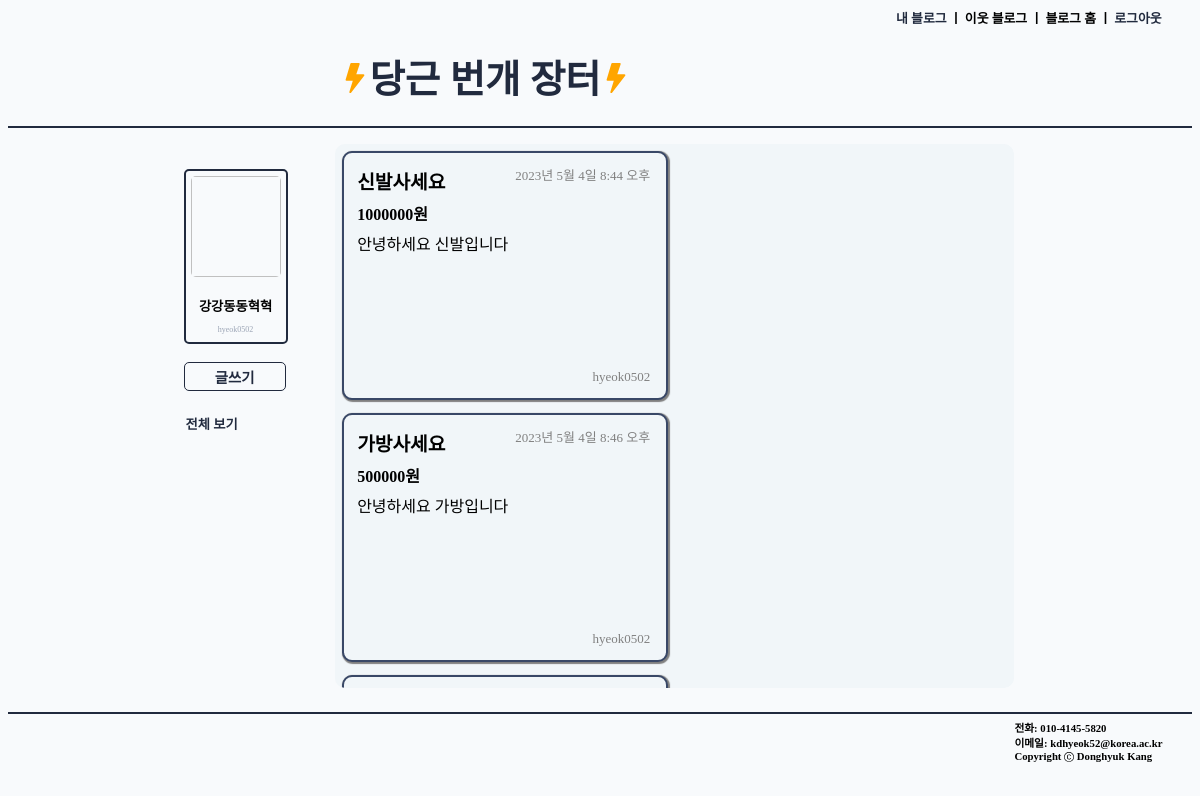
Screenshot of /blog/ (signed in) with the database file from the repository.
### accounts/models.py (models this page shows)
class Profile(models.Model):
    user = models.OneToOneField(User, on_delete=models.CASCADE)
    realname = models.TextField(max_length=10, default = '')
    nickname = models.TextField(max_length=10, default = '')
    age	= models.PositiveIntegerField(help_text="User Age", blank=True, null=True)

### blog/models.py (models this page shows, shortened)
class Post(models.Model):
    author = models.ForeignKey(User, on_delete=models.CASCADE, related_name="my_post", default='')
    date = models.DateTimeField(auto_now_add=True)
    title = models.CharField(max_length=100)
    content = models.TextField()
    cost = models.IntegerField()

### blog/views.py (the view)
# urls.py: path('', views.home, name='home'),
@login_required(login_url='/accounts/login/')
def home(request):
    posts = Post.objects.all()
    return render(request, 'blog/home.html', {'posts': posts})

### blog/templates/blog/home.html
{% extends 'blog/base.html' %}
{% block css %}
    {% load static %}
    <link rel="stylesheet" type="text/css" href="{% static 'blog/home.css' %}">
{% endblock %}
{% block body %}
    <div class="posts_archieve">
    {% for post in posts %}
        <a href="{% url 'blog:detail' post.id %}" class="post">
            <div class="htitle"><strong>{{post.title}}</strong></div>
            <div class="hcost"><strong>{{post.cost}}원</strong></div>
            <div class="hcontent">{{post.content}}</div>
            <div class="hdate">{{post.date}}</div>
            <div class="hauthor">{{post.author}}</div>
        </a>
    {% endfor %}
    </div>
{% endblock %}

### blog/templates/blog/base.html (shortened to what this page needs)
<!DOCTYPE html>
<html lang="en">
<head>
    {% load static %}
    <link rel="stylesheet" type="text/css" href="{% static 'blog/base.css' %}">
    {% block css %}
    {% endblock %}
</head>
<body>
    <div class="header">
        <h6 class="header_text"><a href="{% url 'blog:home' %}" class="home_link">내 블로그</a> ㅣ 이웃 블로그 ㅣ 블로그 홈 ㅣ <a href="{% url 'accounts:logout' %}" class="logout_button">로그아웃</a></h6>
    </div>
    <div class="title">
        <h1 class="title_text"><a href="{% url 'blog:home' %}" class="home_link_title"><svg xmlns="http://www.w3.org/2000/svg" width="30" height="30" fill="orange" class="bi bi-lightning-fill" viewBox="0 0 16 16">
            <path d="M5.52.359A.5.5 0 0 1 6 0h4a.5.5 0 0 1 .474.658L8.694 6H12.5a.5.5 0 0 1 .395.807l-7 9a.5.5 0 0 1-.873-.454L6.823 9.5H3.5a.5.5 0 0 1-.48-.641l2.5-8.5z"/>
          </svg>당근 번개 장터<svg xmlns="http://www.w3.org/2000/svg" width="30" height="30" fill="orange" viewBox="0 0 16 16">
            <path d="M5.52.359A.5.5 0 0 1 6 0h4a.5.5 0 0 1 .474.658L8.694 6H12.5a.5.5 0 0 1 .395.807l-7 9a.5.5 0 0 1-.873-.454L6.823 9.5H3.5a.5.5 0 0 1-.48-.641l2.5-8.5z"/>
          </svg></a></h1>
    </div>
    <div class="body">
        <div class="nav_bar">
            <div class="profile">
                <div><img class="profile_img"></div>
                <div class="profile_text">
                    <div><h5 class="profile_text_name">{{user.profile.nickname}}</h5></div>
                    <div><span class="profile_text_gray">{{user.username}}</span></div>
                </div>
            </div>
            <br>
            <a href="{% url 'blog:new' %}" class="base_create_button button button_hover"><strong>글쓰기</strong></a>
            <div>
            <a href="{% url 'blog:home' %}" class="button"><h5 class="button_text button_hover">전체 보기</h5></a>
            </div>
        </div>
        <div class="in_body">
            {% block body %}
            {% endblock %}
        </div>
    </div>
    <footer class="footer">
        <div class="info">
            <div class="info_margin"><h6 class="info_text">전화: 010-4145-5820</h6></div>
            <div class="info_margin"><h6 class="info_text">이메일: kdhyeok52@korea.ac.kr</h6></div>
            <div class="copyright info_margin"><h6 class="info_text">Copyright  Donghyuk Kang</h6></div>
        </div>
    </footer>
</body>
</html>

### blog/static/blog/base.css (style rules this page uses)
body { background-color:#f1f6f97a; }
.home_link { text-decoration: none; color: #212A3E; }
.home_link_title { text-decoration: none; color: #212A3E; font-size: 1.2em; }
.body { width: 70%; margin: 0 15%; position: relative; display: flex; flex-direction: row; height: 36.5em; }
.header { width: 100%; font-size: 1.2em; }
.header_text { width: 25%; margin: 0.5% 0 0 75%; }
.logout_button { color: #212A3E; text-decoration: none; }
.title { width: auto; height: auto; border-bottom: 2px solid #212A3E; }
.title_text { margin-left: 28%; width: 50%; }
.footer { width: 100%; border-top: 2px solid #212A3E; height: 5%; padding: 0.5% 0; }
.info { margin-left: 85%; }
.info_margin { margin-bottom: 0.1%; }
.info_text { margin: 0; }
.c_circle { position: relative; top: 2px; }
.profile { border: #212A3E solid 2px; border-radius: 5px; width: 100px; height: 100%; text-align: center; position: relative; left: -2% }
.profile_img { width: 90%; height: 9em; border-radius: 5px; font-size: 0.7em; margin: 5% ; }
.profile_text_name { margin: 10% 0 10% 0; }
.profile_text_gray { color: #9BA4B5; font-size: 0.5em; display: block; width: 90%; margin: 0 5% 8% 5%; word-break: break-all; }
.nav_bar { margin-top: 5%; display: flex; flex-direction: column; align-items: start; position: absolute; top: 0; }
.button { text-decoration: none; color: #212A3E; }
.base_create_button { border: 1.8px solid #212A3E; border-radius: 5px; padding: 3% 0; width: 100px; position: relative; left: -2%; font-size: 0.9em; text-align: center; }
.button_text { margin-bottom: 1%; }
.in_body { width: 82%; height: 93%; position: absolute; left: 18%; overflow-x: hidden; overflow-y: auto; margin-top: 2%; }

### blog/static/blog/home.css (style rules this page uses)
.posts_archieve { width: 100%; height: 100%; display: flex; flex-wrap: wrap; background-color: #F1F6F9; overflow-y: scroll; border-radius: 10px; }
.post { background-color: #F1F6F9; flex-basis: 43.5%; margin: 1%; border: 2px solid #394867; box-shadow: 1px 1px 1px 1px gray; border-radius: 10px; height: 40%; padding: 2%; text-decoration: none; color: black; position: relative; }
.htitle { font-size: 1.2em; }
.hcost { margin: 2% 0; }
.hdate, .hauthor { color: gray; font-size: small; position: absolute; }
.hdate { top: 5%; right: 5%; }
.hauthor { bottom: 5%; right: 5%; }

### rows the page displays
Post: title "신발사세요", cost "1000000", content "안녕하세요 신발입니다", date "2023년 5월 4일 8:44 오후", author "hyeok0502"
Post: title "가방사세요", cost "500000", content "안녕하세요 가방입니다", date "2023년 5월 4일 8:46 오후", author "hyeok0502"

### other values shown
{{ user.profile.nickname }} "강강동동혁혁"
{{ user.username }} "hyeok0502"
